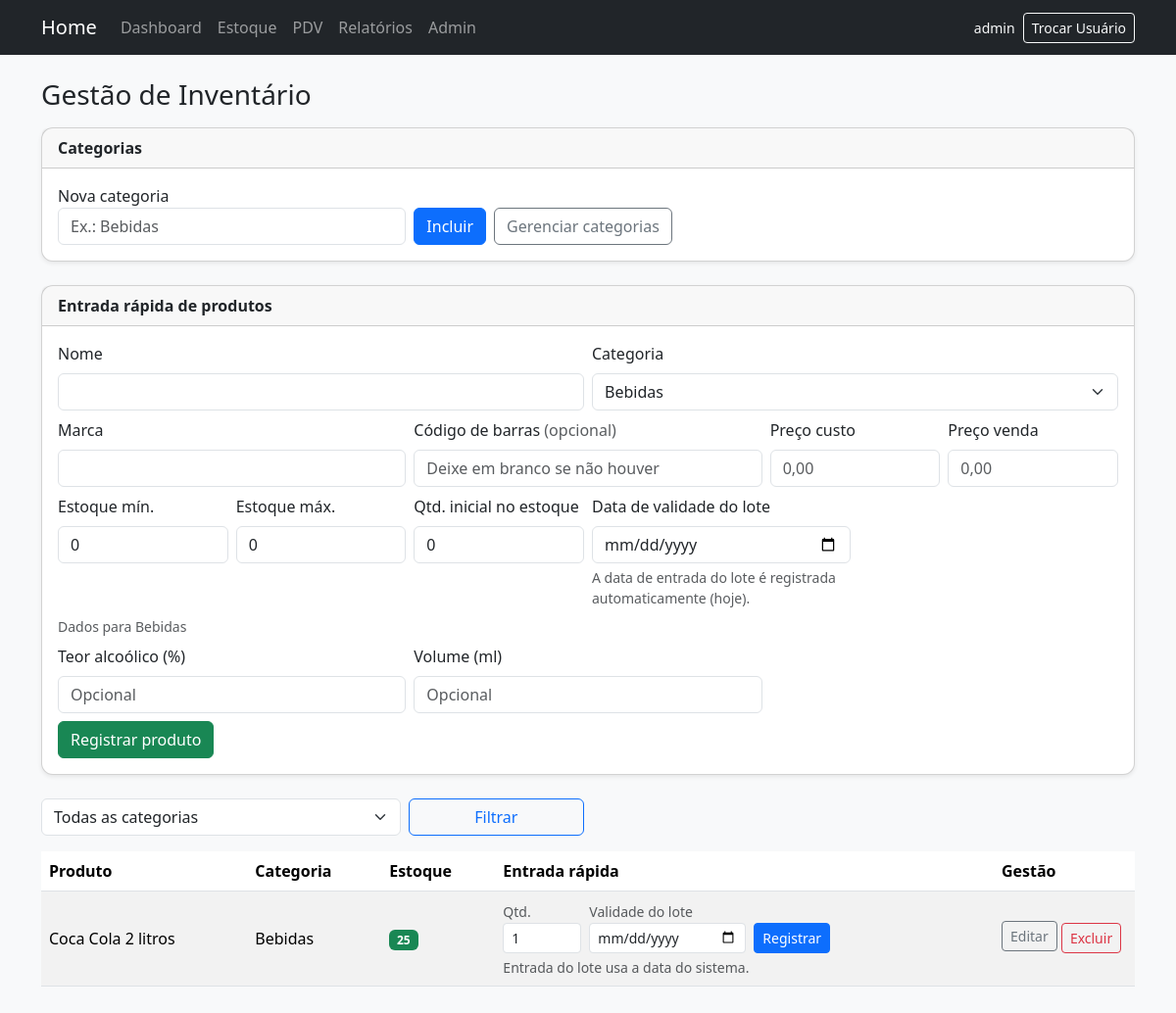
The page /estoque/ (signed in) on the database its author committed.
### app/models.py (models this page shows, shortened)
class User(UserMixin, db.Model):
    id = db.Column(db.Integer, primary_key=True)
    username = db.Column(db.String(80), unique=True, nullable=False)
    password_hash = db.Column(db.String(255), nullable=False)
    role = db.Column(db.String(20), nullable=False, default="operador")
    created_at = db.Column(db.DateTime, default=datetime.utcnow)
    movements = db.relationship("StockMovement", back_populates="usuario")
    @property
    def is_admin(self) -> bool:
        return self.role == "admin"

class Product(db.Model):
    id = db.Column(db.Integer, primary_key=True)
    nome = db.Column(db.String(120), nullable=False)
    categoria_id = db.Column(db.Integer, db.ForeignKey("category.id"), nullable=False)
    marca = db.Column(db.String(80), nullable=False)
    codigo_barras = db.Column(db.String(30), unique=True, nullable=True)
    preco_custo = db.Column(db.Numeric(10, 2), nullable=False)
    preco_venda = db.Column(db.Numeric(10, 2), nullable=False)
    estoque_min = db.Column(db.Integer, nullable=False, default=0)
    estoque_max = db.Column(db.Integer, nullable=False, default=0)
    teor_alcoolico = db.Column(db.Float)
    volume_ml = db.Column(db.Integer)
    tipo_tabacaria = db.Column(db.String(50))
    peso_g = db.Column(db.Integer)
    sabor = db.Column(db.String(50))
    created_at = db.Column(db.DateTime, default=datetime.utcnow)
    categoria = db.relationship("Category", back_populates="produtos")
    lotes = db.relationship("Batch", back_populates="produto", cascade="all, delete-orphan")
    movimentacoes = db.relationship("StockMovement", back_populates="produto")
    @property
    def estoque_total(self) -> int:
        return sum(lote.quantidade for lote in self.lotes)
    @property
    def estoque_baixo(self) -> bool:
        return self.estoque_total <= self.estoque_min

class Category(db.Model):
    id = db.Column(db.Integer, primary_key=True)
    nome = db.Column(db.String(40), unique=True, nullable=False)
    produtos = db.relationship("Product", back_populates="categoria")

class Batch(db.Model):
    id = db.Column(db.Integer, primary_key=True)
    produto_id = db.Column(db.Integer, db.ForeignKey("product.id"), nullable=False)
    quantidade = db.Column(db.Integer, nullable=False, default=0)
    data_validade = db.Column(db.Date, nullable=False)
    data_entrada = db.Column(db.DateTime, default=datetime.utcnow, nullable=False)
    produto = db.relationship("Product", back_populates="lotes")

### app/routes/estoque.py (the view)
@estoque_bp.route("/")
@login_required
def listar():
    categoria = request.args.get("categoria")
    query = Product.query
    if categoria:
        query = query.join(Product.categoria).filter_by(nome=categoria)
    produtos = query.order_by(Product.nome).all()
    categorias = Category.query.order_by(Category.nome).all()
    return render_template(
        "estoque/listar.html",
        produtos=produtos,
        categorias=categorias,
        filtro_categoria=categoria or "",
    )

### app/models.py (called while the page is built)
@login_manager.user_loader
def load_user(user_id: str):
    return User.query.get(int(user_id))

### app/templates/estoque/listar.html (shortened to what this page needs)
                                                                                                                                                                                                                                                                                                                                                                                                                                                                                                                                                                                                                                                                                                                                                                                                                                                                                                                                                                                                                                                                                                                                                                                                                                                                                                                                                                                                                                                                                                                                                                                                                                                                                                                                                                                                                                                                                                                                                                                                                                                                                                                                                                                                                                                                                                                                                                                                                                                                                                                                                                                                                                                        {% extends 'base.html' %}
{% block content %}
  <div class="d-flex justify-content-between align-items-center mb-3">
    <h1 class="h3 mb-0">Gestão de Inventário</h1>
  </div>
  <div class="card mb-4 shadow-sm">
    <div class="card-header fw-semibold">Categorias</div>
    <div class="card-body">
      <form method="post" action="{{ url_for('estoque.categoria_criar') }}" class="row g-2 align-items-end">
        <div class="col-md-5 col-lg-4">
          <label class="form-label mb-0" for="nova-categoria-nome">Nova categoria</label>
          <input type="text" id="nova-categoria-nome" name="nome" class="form-control" maxlength="40" placeholder="Ex.: Bebidas" required>
        </div>
        <div class="col-auto d-flex flex-wrap align-items-end gap-2">
          <button type="submit" class="btn btn-primary">Incluir</button>
          <button type="button" class="btn btn-outline-secondary" data-bs-toggle="modal" data-bs-target="#modalCategorias">
            Gerenciar categorias
          </button>
        </div>
      </form>
    </div>
  </div>
  <div class="card mb-4 shadow-sm">
    <div class="card-header fw-semibold">Entrada rápida de produtos</div>
    <div class="card-body">
      {% if categorias %}
        <form method="post" action="{{ url_for('estoque.produto_criar') }}" class="js-form-produto">
          <div class="row g-2 mb-2">
            <div class="col-md-6">
              <label class="form-label">Nome</label>
              <input type="text" name="nome" class="form-control" required maxlength="120">
            </div>
            <div class="col-md-6">
              <label class="form-label">Categoria</label>
              <select name="categoria_id" class="form-select js-categoria-select" required>
                {% for cat in categorias %}
                  <option value="{{ cat.id }}" data-nome="{{ cat.nome }}">{{ cat.nome }}</option>
                {% endfor %}
              </select>
            </div>
            <div class="col-md-4">
              <label class="form-label">Marca</label>
              <input type="text" name="marca" class="form-control" required maxlength="80">
            </div>
            <div class="col-md-4">
              <label class="form-label">Código de barras <span class="text-muted fw-normal">(opcional)</span></label>
              <input type="text" name="codigo_barras" class="form-control" maxlength="30" placeholder="Deixe em branco se não houver">
            </div>
            <div class="col-md-2">
              <label class="form-label">Preço custo</label>
              <input type="text" name="preco_custo" class="form-control" required inputmode="decimal" placeholder="0,00">
            </div>
            <div class="col-md-2">
              <label class="form-label">Preço venda</label>
              <input type="text" name="preco_venda" class="form-control" required inputmode="decimal" placeholder="0,00">
            </div>
            <div class="col-md-2">
              <label class="form-label">Estoque mín.</label>
              <input type="number" name="estoque_min" class="form-control" min="0" value="0">
            </div>
            <div class="col-md-2">
              <label class="form-label">Estoque máx.</label>
              <input type="number" name="estoque_max" class="form-control" min="0" value="0">
            </div>
            <div class="col-md-2">
              <label class="form-label">Qtd. inicial no estoque</label>
              <input type="number" name="quantidade_inicial" class="form-control" min="0" value="0" title="Se maior que zero, informe a data de validade do lote">
            </div>
            <div class="col-md-3">
              <label class="form-label">Data de validade do lote</label>
              <input type="date" name="data_validade" class="form-control" title="Obrigatória se a quantidade inicial for maior que zero">
              <div class="form-text">A data de entrada do lote é registrada automaticamente (hoje).</div>
            </div>
          </div>
          <div class="js-extra-bebidas row g-2 mb-2 d-none">
            <div class="col-12 text-muted small">Dados para Bebidas</div>
            <div class="col-md-4">
              <label class="form-label">Teor alcoólico (%)</label>
              <input type="number" step="any" name="teor_alcoolico" class="form-control" placeholder="Opcional">
            </div>
            <div class="col-md-4">
              <label class="form-label">Volume (ml)</label>
              <input type="number" name="volume_ml" class="form-control" min="0" placeholder="Opcional">
            </div>
          </div>
          <button type="submit" class="btn btn-success">Registrar produto</button>
        </form>
      {% else %}
        <p class="text-muted mb-0">Cadastre categorias na seção acima antes de incluir produtos.</p>
      {% endif %}
    </div>
  </div>
  <form method="get" class="row g-2 mb-3">
    <div class="col-md-4">
      <select name="categoria" class="form-select">
        <option value="">Todas as categorias</option>
      </select>
    </div>
    <div class="col-md-2 d-grid">
      <button class="btn btn-outline-primary" type="submit">Filtrar</button>
    </div>
  </form>
  <div class="table-responsive">
    <table class="table table-striped align-middle">
      <thead>
        <tr>
          <th>Produto</th>
          <th>Categoria</th>
          <th>Estoque</th>
          <th>Entrada rápida</th>
          <th style="width: 9rem;">Gestão</th>
        </tr>
      </thead>
      <tbody>
        {% for produto in produtos %}
          <tr>
            <td>{{ produto.nome }}</td>
            <td>{{ produto.categoria.nome }}</td>
            <td>
              <span class="badge {% if produto.estoque_baixo %}text-bg-danger{% else %}text-bg-success{% endif %}">
                {{ produto.estoque_total }}
              </span>
            </td>
            <td>
              <form method="post" action="{{ url_for('estoque.entrada_rapida', produto_id=produto.id) }}" class="row g-1 g-sm-2 align-items-end">
                <div class="col-auto">
                  <label class="form-label mb-0 small text-muted" for="er-qtd-{{ produto.id }}">Qtd.</label>
                  <input id="er-qtd-{{ produto.id }}" type="number" name="quantidade" min="1" value="1" class="form-control form-control-sm" style="width: 5rem;">
                </div>
                <div class="col-auto">
                  <label class="form-label mb-0 small text-muted" for="er-val-{{ produto.id }}">Validade do lote</label>
                  <input id="er-val-{{ produto.id }}" type="date" name="data_validade" class="form-control form-control-sm" style="width: 10rem;" required>
                </div>
                <div class="col-auto">
                  <button class="btn btn-sm btn-primary">Registrar</button>
                </div>
              </form>
              <p class="small text-muted mb-0 mt-1">Entrada do lote usa a data do sistema.</p>
            </td>
            <td class="text-nowrap">
              <button
                type="button"
                class="btn btn-sm btn-outline-secondary js-abrir-editar mb-1"
                data-bs-toggle="modal"
                data-bs-target="#modalEditarProduto"
                data-id="{{ produto.id }}"
                data-nome="{{ produto.nome | e }}"
                data-categoria-id="{{ produto.categoria_id }}"
                data-marca="{{ produto.marca | e }}"
                data-codigo="{{ (produto.codigo_barras or '') | e }}"
                data-preco-custo="{{ produto.preco_custo }}"
                data-preco-venda="{{ produto.preco_venda }}"
                data-estoque-min="{{ produto.estoque_min }}"
                data-estoque-max="{{ produto.estoque_max }}"
                data-teor="{{ produto.teor_alcoolico if produto.teor_alcoolico is not none else '' }}"
                data-volume="{{ produto.volume_ml if produto.volume_ml is not none else '' }}"
                data-tipo-tab="{{ (produto.tipo_tabacaria or '') | e }}"
                data-peso="{{ produto.peso_g if produto.peso_g is not none else '' }}"
                data-sabor="{{ (produto.sabor or '') | e }}"
                data-cat-nome="{{ produto.categoria.nome | e }}">Editar</button>
              <form method="post" action="{{ url_for('estoque.produto_excluir', produto_id=produto.id) }}" class="d-inline"
                    onsubmit="return confirm('Excluir este produto? Lotes, movimentações e histórico deste item serão apagados.');">
                <button type="submit" class="btn btn-sm btn-outline-danger">Excluir</button>
              </form>
            </td>
          </tr>
        {% endfor %}
      </tbody>
    </table>
  </div>
{% endblock %}

### app/templates/partials/_nav.html (shortened to what this page needs)
<nav class="navbar navbar-expand-lg navbar-dark bg-dark">
  <div class="container">
    <a class="navbar-brand" href="{{ url_for('main.dashboard') }}">Home</a>
    <div class="collapse navbar-collapse" id="menu">
      <ul class="navbar-nav me-auto mb-2 mb-lg-0">
        <li class="nav-item"><a class="nav-link" href="{{ url_for('main.dashboard') }}">Dashboard</a></li>
        <li class="nav-item"><a class="nav-link" href="{{ url_for('estoque.listar') }}">Estoque</a></li>
        <li class="nav-item"><a class="nav-link" href="{{ url_for('vendas.pdv') }}">PDV</a></li>
        <li class="nav-item"><a class="nav-link" href="{{ url_for('relatorios.index') }}">Relatórios</a></li>
        {% if current_user.is_authenticated and current_user.is_admin %}
          <li class="nav-item"><a class="nav-link" href="{{ url_for('admin.index') }}">Admin</a></li>
        {% endif %}
      </ul>
      <div class="d-flex align-items-center ms-lg-auto flex-wrap gap-2 mt-2 mt-lg-0">
        {% if current_user.is_authenticated %}
          <span class="navbar-text text-light small">{{ current_user.username }}</span>
          <a class="btn btn-outline-light btn-sm" href="{{ url_for('auth.login', trocar=1) }}">Trocar Usuário</a>
        {% else %}
          <a class="btn btn-outline-light btn-sm" href="{{ url_for('auth.login') }}">Entrar</a>
        {% endif %}
      </div>
    </div>
  </div>
</nav>

### app/static/css/style.css (style rules this page uses)
body { min-height: 100vh; }
.card { border-radius: 0.75rem; }

### rows shown on the page
User: username "admin"
Product: nome "Coca Cola 2 litros", categoria.nome "Bebidas", estoque_total "25", quantidade "1"

### other values the page prints
form field categoria_id "Bebidas"
